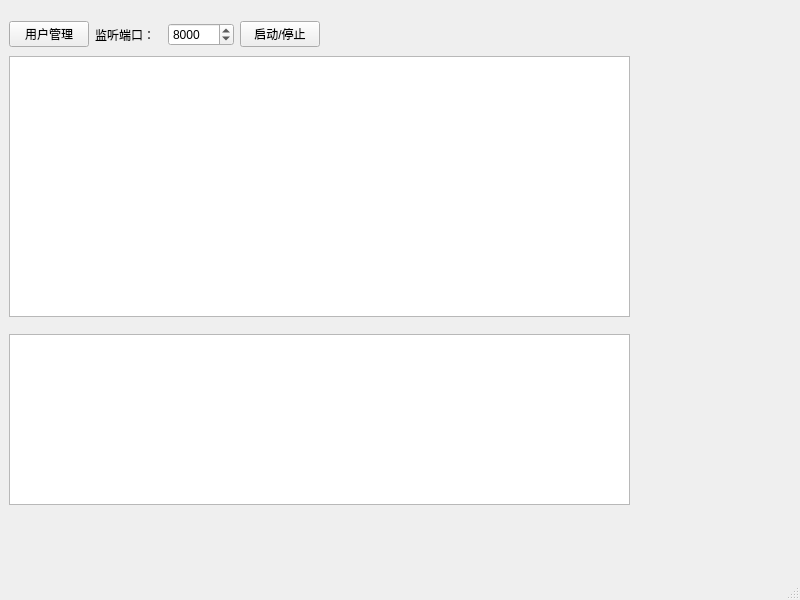
<?xml version="1.0" encoding="UTF-8"?>
<ui version="4.0">
 <class>MainWindow</class>
 <widget class="QMainWindow" name="MainWindow">
  <property name="geometry">
   <rect>
    <x>0</x>
    <y>0</y>
    <width>800</width>
    <height>600</height>
   </rect>
  </property>
  <property name="minimumSize">
   <size>
    <width>800</width>
    <height>600</height>
   </size>
  </property>
  <property name="windowTitle">
   <string>安全网络聊天工具 - 服务器</string>
  </property>
  <widget class="QWidget" name="centralwidget">
   <widget class="QWidget" name="toolbarWidget" native="true">
    <property name="geometry">
     <rect>
      <x>9</x>
      <y>9</y>
      <width>311</width>
      <height>51</height>
     </rect>
    </property>
    <layout class="QHBoxLayout" name="horizontalLayout">
     <item>
      <widget class="QPushButton" name="pushButton">
       <property name="text">
        <string>用户管理</string>
       </property>
      </widget>
     </item>
     <item>
      <widget class="QLabel" name="label">
       <property name="text">
        <string>监听端口：</string>
       </property>
      </widget>
     </item>
     <item>
      <widget class="QSpinBox" name="spinBox">
       <property name="minimum">
        <number>1024</number>
       </property>
       <property name="maximum">
        <number>65535</number>
       </property>
       <property name="value">
        <number>8000</number>
       </property>
      </widget>
     </item>
     <item>
      <widget class="QPushButton" name="pushButton_2">
       <property name="text">
        <string>启动/停止</string>
       </property>
      </widget>
     </item>
    </layout>
   </widget>
   <widget class="QTextEdit" name="logTextEdit">
    <property name="geometry">
     <rect>
      <x>9</x>
      <y>334</y>
      <width>621</width>
      <height>171</height>
     </rect>
    </property>
    <property name="readOnly">
     <bool>true</bool>
    </property>
   </widget>
   <widget class="QListWidget" name="userListWidget">
    <property name="geometry">
     <rect>
      <x>9</x>
      <y>56</y>
      <width>621</width>
      <height>261</height>
     </rect>
    </property>
    <property name="iconSize">
     <size>
      <width>64</width>
      <height>64</height>
     </size>
    </property>
    <property name="resizeMode">
     <enum>QListView::Adjust</enum>
    </property>
    <property name="spacing">
     <number>10</number>
    </property>
    <property name="gridSize">
     <size>
      <width>80</width>
      <height>90</height>
     </size>
    </property>
    <property name="viewMode">
     <enum>QListView::IconMode</enum>
    </property>
   </widget>
  </widget>
  <widget class="QMenuBar" name="menubar">
   <property name="geometry">
    <rect>
     <x>0</x>
     <y>0</y>
     <width>800</width>
     <height>23</height>
    </rect>
   </property>
  </widget>
  <widget class="QStatusBar" name="statusbar"/>
 </widget>
 <resources/>
 <connections/>
</ui>
